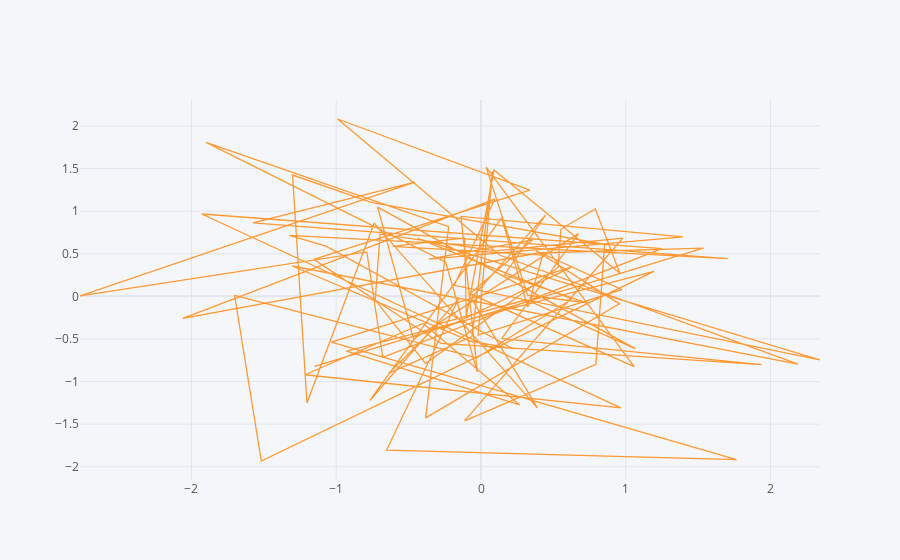

This figure's notebook cell:
### Code cell
df.iplot(kind='scatter',x='A',y='B',size=10)
